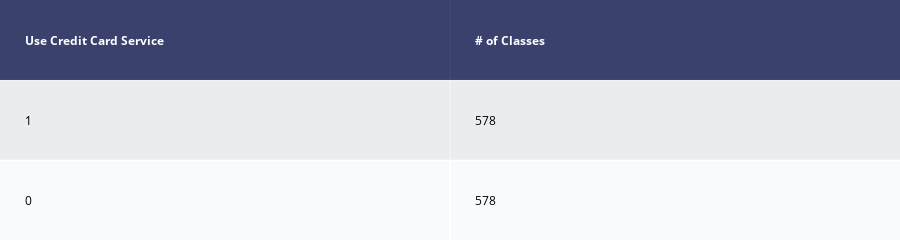

Here is the notebook cell this chart was saved with:
### Code cell
# Downsample Majority Class To Match Minority Class
# Indicies of each class' observations
count_class_0, count_class_1 = df_prediction[var_to_predict[0]].value_counts()

# Divide by class
df_class_0 = df_prediction[df_prediction[var_to_predict[0]] == 0]
df_class_1 = df_prediction[df_prediction[var_to_predict[0]] == 1]

df_class_0_down = df_class_0.sample(count_class_1, replace=True)
df_test_down = pd.concat([df_class_1, df_class_0_down], axis=0)

print('Random down-sampling:')
print(df_test_down[var_to_predict[0]].value_counts())

draw_col_shape(df_test_down,var_to_predict)
plt.show()

### Figure 1 — Plotly figure (JSON) as saved in the notebook; plotly's stock layout.template omitted (floating-point values rounded to 4 significant figures)
{"data": [{"colorscale": [[0, "#00083e"], [0.5, "#ededee"], [1, "#ffffff"]], "hoverinfo": "none", "opacity": 0.75, "showscale": false, "type": "heatmap", "z": [[0, 0], [0.5, 0.5], [1, 1]]}], "layout": {"annotations": [{"align": "left", "font": {"color": "#ffffff"}, "showarrow": false, "text": "<b>Use Credit Card Service</b>", "x": -0.45, "xanchor": "left", "xref": "x", "y": 0, "yref": "y"}, {"align": "left", "font": {"color": "#ffffff"}, "showarrow": false, "text": "<b># of Classes</b>", "x": 0.55, "xanchor": "left", "xref": "x", "y": 0, "yref": "y"}, {"align": "left", "font": {"color": "#000000"}, "showarrow": false, "text": "1", "x": -0.45, "xanchor": "left", "xref": "x", "y": 1, "yref": "y"}, {"align": "left", "font": {"color": "#000000"}, "showarrow": false, "text": "578", "x": 0.55, "xanchor": "left", "xref": "x", "y": 1, "yref": "y"}, {"align": "left", "font": {"color": "#000000"}, "showarrow": false, "text": "0", "x": -0.45, "xanchor": "left", "xref": "x", "y": 2, "yref": "y"}, {"align": "left", "font": {"color": "#000000"}, "showarrow": false, "text": "578", "x": 0.55, "xanchor": "left", "xref": "x", "y": 2, "yref": "y"}], "height": 140, "margin": {"b": 0, "l": 0, "r": 0, "t": 0}, "xaxis": {"dtick": 1, "gridwidth": 2, "showticklabels": false, "tick0": -0.5, "ticks": "", "zeroline": false}, "yaxis": {"autorange": "reversed", "dtick": 1, "gridwidth": 2, "showticklabels": false, "tick0": 0.5, "ticks": "", "zeroline": false}}}
